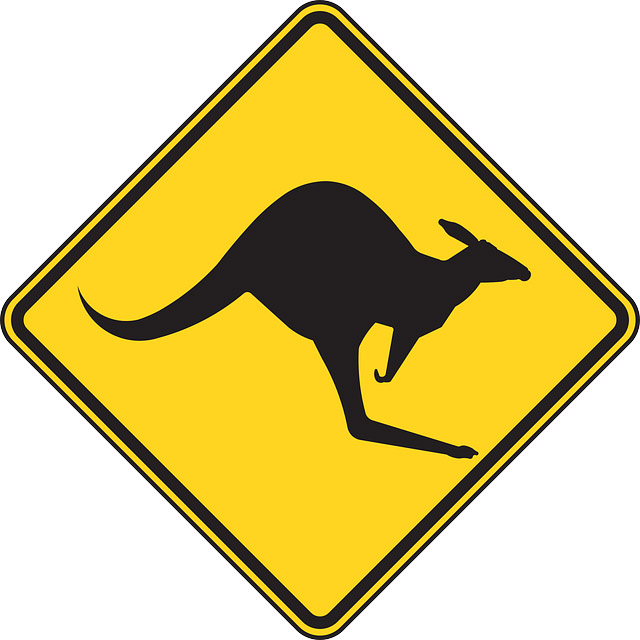
#> input picture Myworkout/image/kangaroo.jpg, 640 x 640 px
$ python -i ImageHistograms.py   (imports and definitions only)
#> lines starting #> are read from the running program, lines starting #| are printed output that depends on the picture
import cv2
import matplotlib.pyplot as plt


def draw_image_histogram_bgr(image, title='', yscale='linear'):
    """Utility to plot bgr histograms for all color channels independently."""
    histB = cv2.calcHist([image], [0], None, [256], [0, 255])
    histG = cv2.calcHist([image], [1], None, [256], [0, 255])
    histR = cv2.calcHist([image], [2], None, [256], [0, 255])

    # Plot the histograms for each channel.
    fig = plt.figure(figsize=[20, 5])
    fig.suptitle(title)

    ax = fig.add_subplot(1, 3, 1)
    ax.set_yscale(yscale)
    plt.plot(histB, color='b', label='Blue')
    ax.grid()
    ax.legend()

    ax = fig.add_subplot(1, 3, 2)
    ax.set_yscale(yscale)
    plt.plot(histG, color='g', label='Green')
    ax.grid()
    ax.legend()

    ax = fig.add_subplot(1, 3, 3)
    ax.set_yscale(yscale)
    plt.plot(histR, color='r', label='Red')
    ax.grid()
    ax.legend()
    plt.show()

    img1985 = cv2.imread('img/1985.png', cv2.IMREAD_COLOR)
    img1993 = cv2.imread('img/1993.png', cv2.IMREAD_COLOR)
    img2001 = cv2.imread('img/2001.png', cv2.IMREAD_COLOR)
    img2011 = cv2.imread('img/2011.png', cv2.IMREAD_COLOR)

    draw_image_histogram_bgr(img1985, '1985')
    draw_image_histogram_bgr(img2011, '2011')
    draw_image_histogram_bgr(img1985, '1985 - Log Plot', 'log')
    draw_image_histogram_bgr(img2011, '2011 - Log Plot', 'log')

>>> import cv2
>>> picture = cv2.imread('image/kangaroo.jpg')
#> picture is the input picture: shape (640, 640, 3); mean B, G, R 134.4, 202.2, 218.3
>>> result = draw_image_histogram_bgr(picture)
#> in draw_image_histogram_bgr, `histB = cv2.calcHist([image], [0], None, [256], [0, 255])`: histB = 256 values, max 126859 at index 33, min 0 at index 72, mean 881.6
#> in draw_image_histogram_bgr, `histG = cv2.calcHist([image], [1], None, [256], [0, 255])`: histG = 256 values, max 124981 at index 213, min 0 at index 255, mean 895.7
#> in draw_image_histogram_bgr, `histR = cv2.calcHist([image], [2], None, [256], [0, 255])`: histR = 256 values, max 31045 at index 35, min 0 at index 255, mean 340.5
#> in draw_image_histogram_bgr, `plt.show()`:
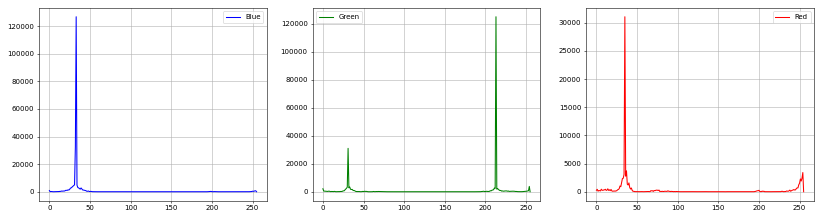
#> figure drawn by matplotlib, 3 panels; panel 1: curve peaks at x = 33, y = 126859; panel 2: curve peaks at x = 213, y = 124981; panel 3: curve peaks at x = 35, y = 31045
#> (the run stopped early here; a loop or call above may not have finished)
